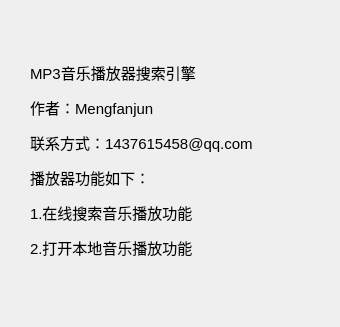
<?xml version="1.0" encoding="UTF-8"?>
<ui version="4.0">
 <class>AboutDialog</class>
 <widget class="QDialog" name="AboutDialog">
  <property name="geometry">
   <rect>
    <x>0</x>
    <y>0</y>
    <width>340</width>
    <height>327</height>
   </rect>
  </property>
  <property name="windowTitle">
   <string>Dialog</string>
  </property>
  <widget class="QLabel" name="label">
   <property name="geometry">
    <rect>
     <x>30</x>
     <y>50</y>
     <width>301</width>
     <height>221</height>
    </rect>
   </property>
   <property name="text">
    <string>&lt;html&gt;&lt;head/&gt;&lt;body&gt;&lt;p&gt;&lt;span style=&quot; font-size:11pt;&quot;&gt;MP3音乐播放器搜索引擎&lt;/span&gt;&lt;/p&gt;&lt;p&gt;&lt;span style=&quot; font-size:11pt;&quot;&gt;作者：Mengfanjun&lt;/span&gt;&lt;/p&gt;&lt;p&gt;&lt;span style=&quot; font-size:11pt;&quot;&gt;联系方式：1437615458@qq.com&lt;/span&gt;&lt;/p&gt;&lt;p&gt;&lt;span style=&quot; font-size:11pt;&quot;&gt;播放器功能如下：&lt;/span&gt;&lt;/p&gt;&lt;p&gt;&lt;span style=&quot; font-size:11pt;&quot;&gt;1.在线搜索音乐播放功能&lt;/span&gt;&lt;/p&gt;&lt;p&gt;&lt;span style=&quot; font-size:11pt;&quot;&gt;2.打开本地音乐播放功能&lt;/span&gt;&lt;/p&gt;&lt;/body&gt;&lt;/html&gt;</string>
   </property>
  </widget>
 </widget>
 <resources/>
 <connections/>
</ui>
